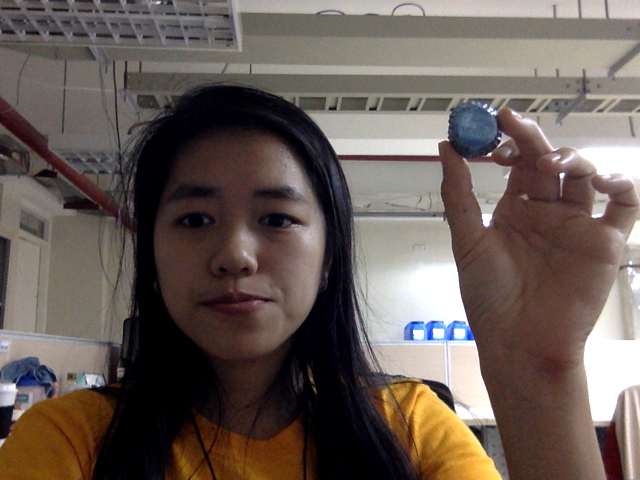
#> input picture prelim/data/blue_640.png, 640 x 480 px
$ python color_detect.py   (older library calls are emulated)
#> lines starting #> are read from the running program, lines starting #| are printed output that depends on the picture; after the words box and inside, x2 and y2 are one past the last pixel; in counts of white or black regions, pixels touching at a corner belong together
import cv2
import numpy as np
import time

# detect blue foil
# (ee298z) agatha:~/Documents/MSEE/CS282/cs282-air-drums/prelim/color_identify_mouse$ python color_identify.py
# [x,y]: 787,342 (rgb): ([129 105  80]), (lab): ([111 125 112])
# [x,y]: 787,342 (rgb): ([129 105  80]), (lab): ([111 125 112])
# [x,y]: 791,318 (rgb): ([174 136 112]), (lab): ([143 129 105])
# [x,y]: 761,334 (rgb): ([255 255 216]), (lab): ([248 116 124])
# [x,y]: 781,362 (rgb): ([122 100  77]), (lab): ([106 125 113])
# [x,y]: 820,354 (rgb): ([90 75 63]), (lab): ([ 80 127 118])
# [x,y]: 811,341 (rgb): ([171 144 115]), (lab): ([149 125 110])
# [x,y]: 800,318 (rgb): ([132  99  82]), (lab): ([107 130 108])
# [x,y]: 792,315 (rgb): ([157 123 101]), (lab): ([130 129 107])
# [x,y]: 779,351 (rgb): ([183 150 125]), (lab): ([156 127 108])
# [x,y]: 793,362 (rgb): ([122  94  76]), (lab): ([101 129 110])
# [x,y]: 801,341 (rgb): ([137 107  82]), (lab): ([113 127 109])
# [x,y]: 780,326 (rgb): ([218 179 153]), (lab): ([184 128 105])


#python
#brightLAB = cv2.cvtColor(bright, cv2.COLOR_BGR2LAB)
#darkLAB = cv2.cvtColor(dark, cv2.COLOR_BGR2LAB)

#img = cv2.imread("../data/blue_foil.png")
img = cv2.imread("../data/blue_640.png")
#> img is the input picture: shape (480, 640, 3); mean B, G, R 86.8, 93.1, 105.4

# blue_foil
# minLAB = np.array([133, 106, 81])
# maxLAB = np.array([167, 137, 110])

# blue 640
minLAB = np.array([109, 85, 63])
maxLAB = np.array([122, 97, 78])
start = time.time()

#img_lab = cv2.cvtColor(img, cv2.COLOR_BGR2LAB)
img_lab = img


# [12 lines of commented-out code are left out]

maskLAB = cv2.inRange(img_lab, minLAB, maxLAB)
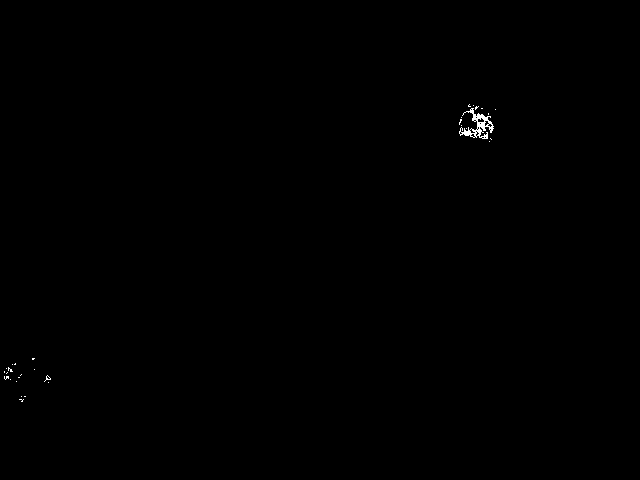
#> maskLAB: shape (480, 640); 0.16% white in thin lines or dots, all inside (x1, y1, x2, y2) = (4, 104, 496, 402)
#print(maskLAB)
resultLAB = cv2.bitwise_and(img_lab, img_lab, mask = maskLAB)


kernel = np.ones((10,10),np.uint8)
#erosion = cv2.erode(maskLAB,kernel,iterations = 1)
dilation = cv2.dilate(maskLAB,kernel,iterations = 1)
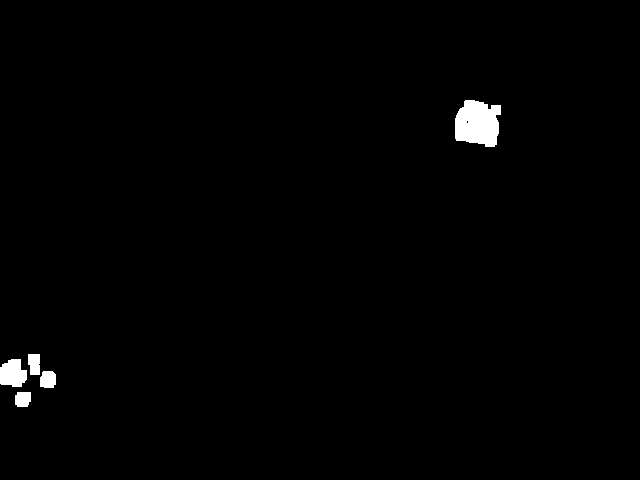
#> dilation: shape (480, 640); 0.98% white; 5 white regions, box (x1, y1, x2, y2) and area: (455, 100, 501, 147) 1709, (0, 359, 27, 387) 595, (40, 371, 56, 388) 244, (28, 354, 40, 375) 231, (15, 392, 31, 407) 218


#cv2.imshow("Output LAB", resultLAB)
#cv2.imshow("erosion", erosion)
end = time.time()
cv2.imshow("dilation", dilation)

print("Seconds elapsed: {}".format(end-start))
# [14 lines of commented-out code are left out]


cv2.waitKey(0)
cv2.destroyAllWindows()

$ run again, with prelim/data/green_blob.png copied over prelim/data/blue_640.png
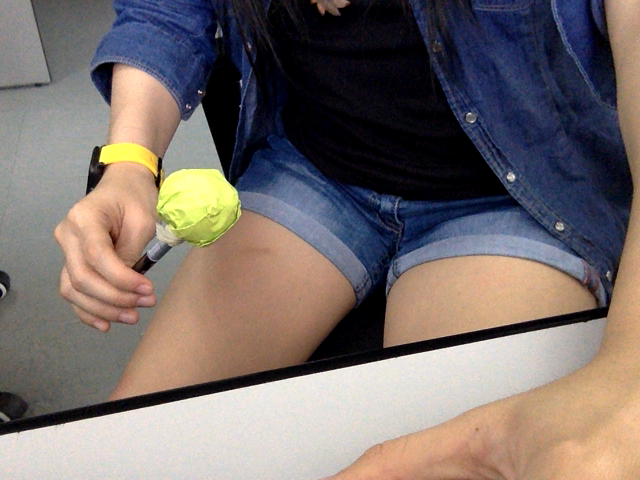
#> input picture prelim/data/green_blob.png, 640 x 480 px
#> img is the input picture: shape (480, 640, 3); mean B, G, R 107.6, 110.6, 121
#> `maskLAB = cv2.inRange(img_lab, minLAB, maxLAB)`:
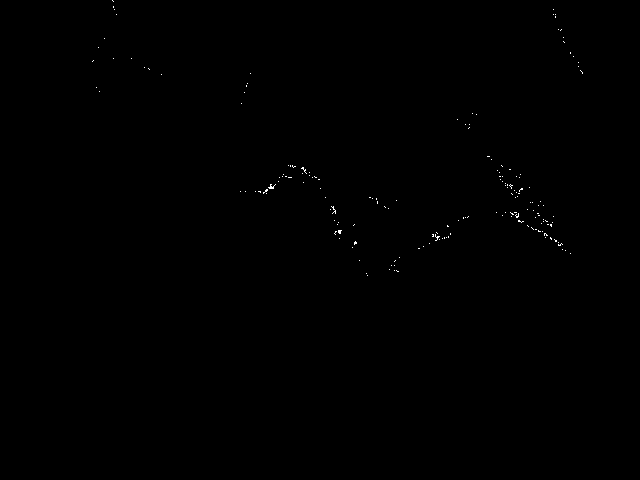
#> maskLAB: shape (480, 640); 0.13% white in thin lines or dots, all inside (x1, y1, x2, y2) = (92, 0, 583, 276)
#> `dilation = cv2.dilate(maskLAB,kernel,iterations = 1)`:
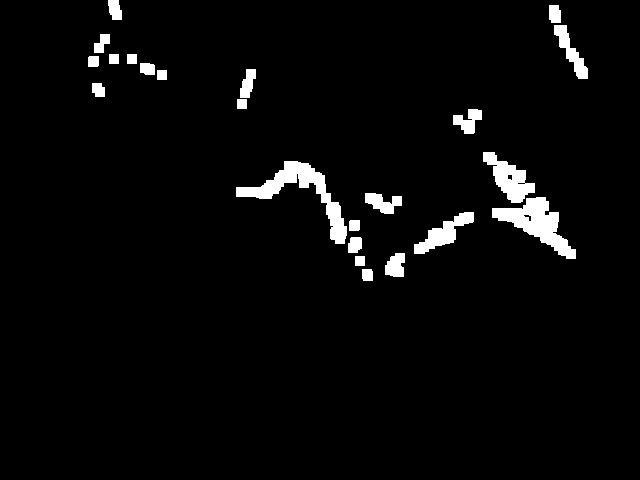
#> dilation: shape (480, 640); 3.5% white; 23 white regions, largest, box (x1, y1, x2, y2) and area: (236, 161, 347, 244) 2240, (492, 197, 576, 259) 2033, (483, 152, 535, 203) 1220
